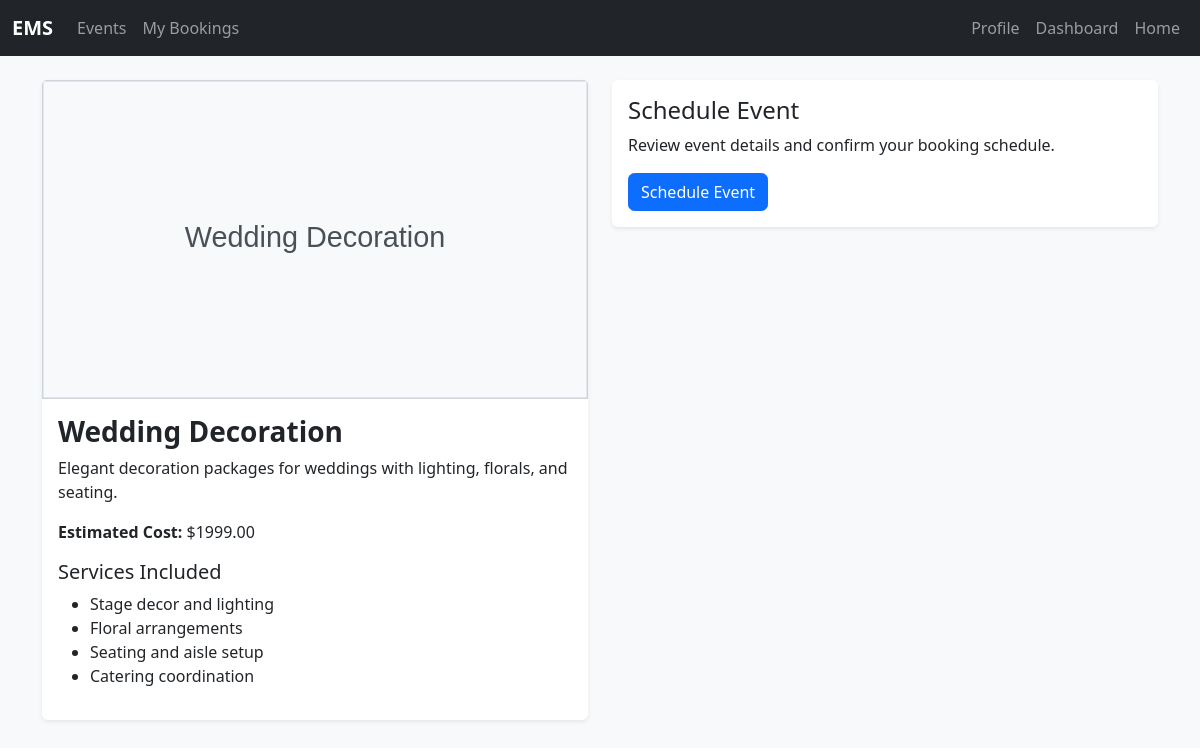
The page /events/1/ (signed in) on the database its author committed.
### events/models.py (models this page shows, shortened)
class Event(models.Model):
    title = models.CharField(max_length=100)
    image = models.CharField(max_length=255, blank=True)
    description = models.TextField()
    price = models.DecimalField(max_digits=10, decimal_places=2)

### events/views.py (the view)
# urls.py: path("<int:event_id>/", views.event_detail, name="event_detail"),
@client_required
def event_detail(request, event_id):
    event = get_object_or_404(Event, id=event_id)
    services = EVENT_SERVICES.get(event.title, [
        "Event planning",
        "Decoration",
        "Catering support",
        "Entertainment coordination",
    ])
    return render(request, "events/event_detail.html", {"event": event, "services": services})

### events/templates/events/event_detail.html (shortened to what this page needs)
{% extends 'base.html' %}
{% load static %}
{% block content %}
<div class="row gy-4">
    <div class="col-lg-6">
        <div class="card shadow-sm">
            {% if event.image %}
                {% if event.image|slice:":4" == "http" %}
                    <img src="{{ event.image }}" class="card-img-top" alt="{{ event.title }}">
                {% else %}
                    <img src="{% static event.image %}" class="card-img-top" alt="{{ event.title }}">
                {% endif %}
            {% else %}
                <img src="https://static.vecteezy.com/system/resources/thumbnails/043/918/662/small/wedding-stage-decoration-background-inside-the-building-with-elegant-and-beautiful-flower-decorations-free-photo.jpeg" class="card-img-top" alt="{{ event.title }}">
            {% endif %}
            <div class="card-body">
                <h3 class="card-title">{{ event.title }}</h3>
                <p class="card-text">{{ event.description }}</p>
                <p><strong>Estimated Cost:</strong> ${{ event.price }}</p>
                <h5>Services Included</h5>
                <ul>
                    {% for service in services %}
                        <li>{{ service }}</li>
                    {% endfor %}
                </ul>
            </div>
        </div>
    </div>
    <div class="col-lg-6">
        <div class="card shadow-sm">
            <div class="card-body">
                <h4>Schedule Event</h4>
                <p>Review event details and confirm your booking schedule.</p>
                <a href="{% url 'schedule_event' event.id %}" class="btn btn-primary">Schedule Event</a>
            </div>
        </div>
    </div>
</div>
{% endblock %}

### static/css/style.css (style rules this page uses)
body { background: #f8f9fa; color: #212529; }
.card { border: none; }
.btn { border-radius: 0.4rem; }
.card-title { font-weight: 600; }

### rows shown on the page
Event: image (picture), title "Wedding Decoration", description "Elegant decoration packages for weddings with lighting, florals, and seating.", price "1999.00"

### other values the page prints
{{ service }} "Stage decor and lighting" "Floral arrangements" "Seating and aisle setup" "Catering coordination"
